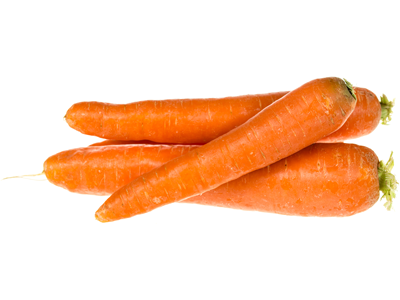
#> input picture uploads/03a121a6-b240-11ef-84c2-a683e793548b/carrot.png, 400 x 300 px, found by its file name
$ jupyter execute cut-pictures.ipynb
#> lines starting #> are read from the running program, lines starting #| are printed output that depends on the picture; after the words box and inside, x2 and y2 are one past the last pixel; in counts of white or black regions, pixels touching at a corner belong together
[cell 1]
import cv2
import numpy as np
import os

# Load the image
input_image_path = "DATA_TEST/carrot.png"

image = cv2.imread(input_image_path)
#> image is the input picture: shape (300, 400, 3); mean B, G, R 188.7, 213.5, 250.2

# Convert the image to grayscale
gray = cv2.cvtColor(image, cv2.COLOR_BGR2GRAY)
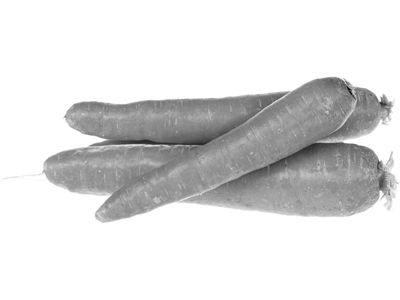
#> gray: shape (300, 400); min 2, max 255, mean 221.7

# Apply binary thresholding
_, binary = cv2.threshold(gray, 128, 255, cv2.THRESH_BINARY_INV + cv2.THRESH_OTSU)
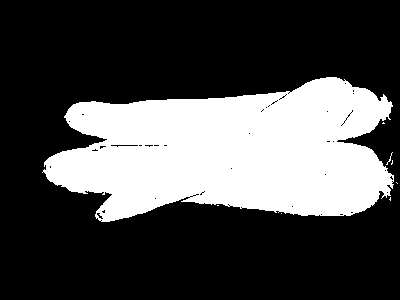
#> binary: shape (300, 400); 29.7% white; 8 white regions (7 under 20 px), largest, box (x1, y1, x2, y2) and area: (42, 77, 394, 222) 35647

# Use morphological operations to clean the image
kernel = cv2.getStructuringElement(cv2.MORPH_RECT, (10, 10))
morphed = cv2.morphologyEx(binary, cv2.MORPH_CLOSE, kernel)
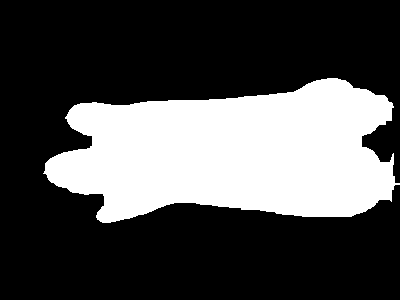
#> morphed: shape (300, 400); 30.4% white; 1 white region

# Apply contours on the cleaned image
contours, hierarchy = cv2.findContours(morphed, cv2.RETR_EXTERNAL, cv2.CHAIN_APPROX_SIMPLE)
#> contours = 1 contour; box (x1, y1, x2, y2) and area: (43, 78, 400, 223) 35956

# Create an output directory for segmented objects
output_dir = "segmented_objects_precise"
os.makedirs(output_dir, exist_ok=True)

# Set a minimum size threshold for filtering
min_area = 3000  # Adjust this value based on your objects

# Loop through contours and save only valid objects
object_count = 0
segmented_files = []
for contour in contours:
    # Filter by contour area
    area = cv2.contourArea(contour)
    if area >= min_area:
        # Get bounding box coordinates
        x, y, w, h = cv2.boundingRect(contour)

        # Extract the object with some padding
        padding = 10  # Add padding to the bounding box
        x1, y1 = max(0, x - padding), max(0, y - padding)
        x2, y2 = min(image.shape[1], x + w + padding), min(image.shape[0], y + h + padding)
        object_image = image[y1:y2, x1:x2]

        # Save the segmented object
        object_path = os.path.join(output_dir, f"object_{object_count}.png")
        cv2.imwrite(object_path, object_image)
        segmented_files.append(object_path)
        object_count += 1
#> this loop made 1 pass
#> (area, x, y, w, h, padding, x1, y1) on pass 1: (35956.5, 43, 78, 357, 145, 10, 33, 68)
#> pass 1, `object_image = image[y1:y2, x1:x2]`:
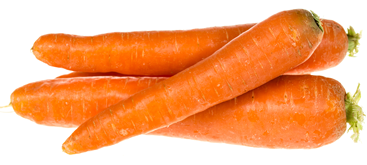
#> object_image: shape (165, 367, 3); mean B, G, R 123.7, 172.8, 245.5
#> after the loop, object_count = 1; segmented_files = ['segmented_objects_precise/object_0.png']

print(f"Segmented and saved {object_count} objects. Saved in {output_dir}.")
#| Segmented and saved 1 objects. Saved in segmented_objects_precise.
